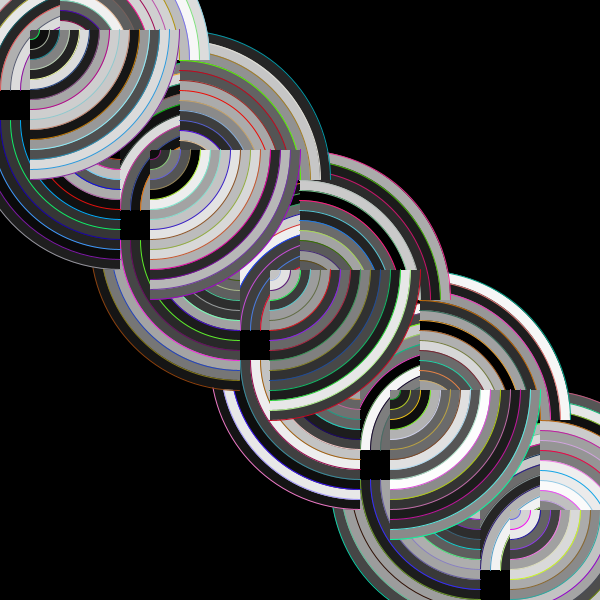
Frame 1 (no input)
Frame 60 (the mouse pressed at the canvas centre just before this capture): identical to frame 1, image omitted
Frame 120 (the mouse held since frame 60 and released just before this capture): identical to frame 1, image omitted

The Processing sketch that drew this single still picture (run headless with seeded random() and noise(); from frame 60 on, the mouse is pressed at the canvas centre):

// Processing sketch: processing_88739
// ── processing_88739.pde

void setup() {
  size(600, 600);
  background(0);
}
int i = 500;
int j = 500;
int counter = 20;
int counter2 = 20;
int x = 600;
int y = 600;

float radStart = 90.0;
float radEnd = 180.0;

void draw() {
  for (;counter2>0;counter2--) {

    for (;counter>0; counter--) {
      fill(random(255));
      stroke(random(255),random(255),random(255));
      arc(x, y, i, j, radians(radStart), radians(radEnd));
      print("counter:" + counter+" ");
      j-=20;
      i-=20;
    }
    radStart += 90;
    radEnd += 90;
    counter = 20;
    x = x-30;
    y = y-30;
    i = 300;
    j = 300;
  }
}
